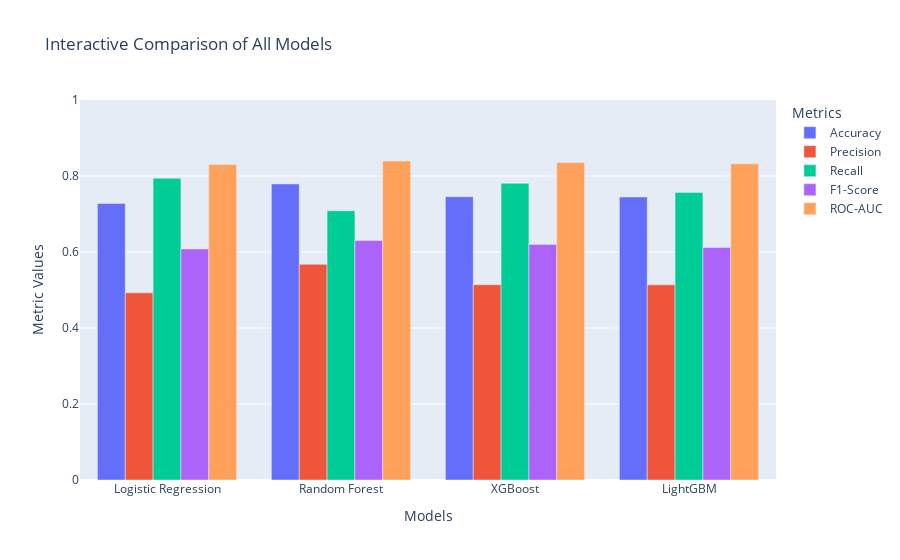

Write notebook code for a chart like this one.
### Code cell
import plotly.graph_objects as go

# Models and their metrics
models = ['Logistic Regression', 'Random Forest', 'XGBoost', 'LightGBM']

accuracy = [0.72779, 0.778962, 0.745558, 0.744847]
precision = [0.492537, 0.567452, 0.514085, 0.513612]
recall = [0.794118, 0.708556, 0.780749, 0.756684]
f1 = [0.607984, 0.630202, 0.619958, 0.611892]
roc_auc = [0.830522, 0.839460, 0.835809, 0.832125]

# Create figure
fig = go.Figure()

# Add traces for each metric
fig.add_trace(go.Bar(x=models, y=accuracy, name='Accuracy'))
fig.add_trace(go.Bar(x=models, y=precision, name='Precision'))
fig.add_trace(go.Bar(x=models, y=recall, name='Recall'))
fig.add_trace(go.Bar(x=models, y=f1, name='F1-Score'))
fig.add_trace(go.Bar(x=models, y=roc_auc, name='ROC-AUC'))

# Update layout
fig.update_layout(
    barmode='group',       # Group bars side by side
    title='Interactive Comparison of All Models',
    xaxis_title='Models',
    yaxis_title='Metric Values',
    yaxis=dict(range=[0, 1]),  # All metrics scaled 0-1
    legend_title='Metrics'
)

fig.show()

### Figure 1 — Plotly figure (JSON) as saved in the notebook; plotly's stock layout.template omitted (floating-point values rounded to 4 significant figures)
{"data": [{"name": "Accuracy", "type": "bar", "x": ["Logistic Regression", "Random Forest", "XGBoost", "LightGBM"], "y": [0.7278, 0.779, 0.7456, 0.7448]}, {"name": "Precision", "type": "bar", "x": ["Logistic Regression", "Random Forest", "XGBoost", "LightGBM"], "y": [0.4925, 0.5675, 0.5141, 0.5136]}, {"name": "Recall", "type": "bar", "x": ["Logistic Regression", "Random Forest", "XGBoost", "LightGBM"], "y": [0.7941, 0.7086, 0.7807, 0.7567]}, {"name": "F1-Score", "type": "bar", "x": ["Logistic Regression", "Random Forest", "XGBoost", "LightGBM"], "y": [0.608, 0.6302, 0.62, 0.6119]}, {"name": "ROC-AUC", "type": "bar", "x": ["Logistic Regression", "Random Forest", "XGBoost", "LightGBM"], "y": [0.8305, 0.8395, 0.8358, 0.8321]}], "layout": {"autosize": true, "barmode": "group", "legend": {"title": {"text": "Metrics"}}, "title": {"text": "Interactive Comparison of All Models"}, "xaxis": {"autorange": true, "range": [-0.5, 3.5], "title": {"text": "Models"}, "type": "category"}, "yaxis": {"range": [0, 1], "title": {"text": "Metric Values"}, "type": "linear"}}}
